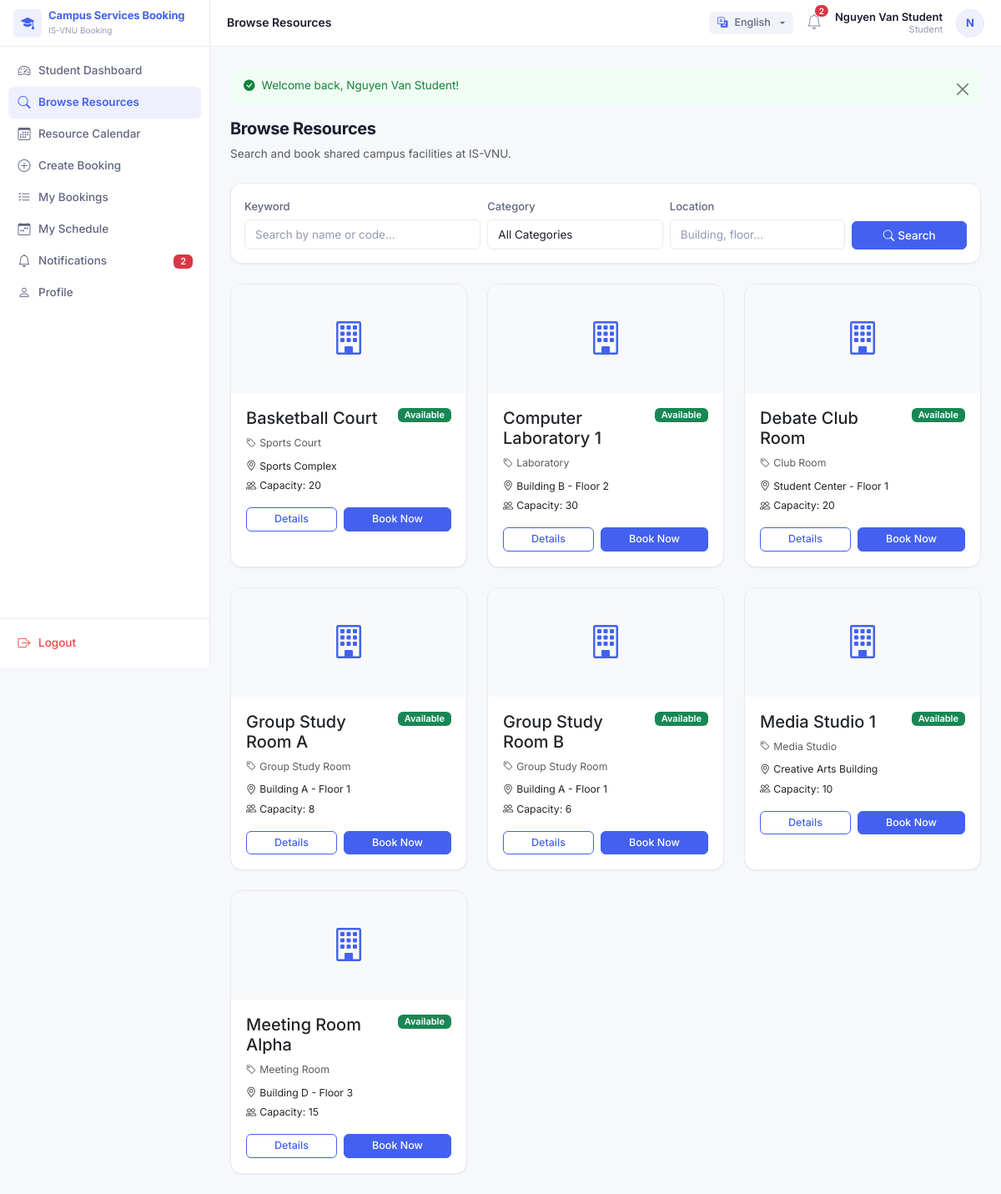
Page /index.php?page=resources&action=browse (signed in) on the committed database.
### tables this page shows
CREATE TABLE resources (
  id INT UNSIGNED AUTO_INCREMENT PRIMARY KEY,
  category_id INT UNSIGNED NOT NULL,
  resource_code VARCHAR(50) NOT NULL UNIQUE,
  resource_name VARCHAR(150) NOT NULL,
  location VARCHAR(150) NOT NULL,
  capacity INT UNSIGNED DEFAULT 1,
  description TEXT,
  image VARCHAR(255) DEFAULT NULL,
  status ENUM('available','unavailable','maintenance','restricted') NOT NULL DEFAULT 'available',
  created_at TIMESTAMP DEFAULT CURRENT_TIMESTAMP,
  updated_at TIMESTAMP DEFAULT CURRENT_TIMESTAMP ON UPDATE CURRENT_TIMESTAMP,
  FOREIGN KEY (category_id) REFERENCES resource_categories(id) ON DELETE RESTRICT,
  INDEX idx_resources_category (category_id),
  INDEX idx_resources_status (status)
);

CREATE TABLE resource_categories (
  id INT UNSIGNED AUTO_INCREMENT PRIMARY KEY,
  category_name VARCHAR(100) NOT NULL UNIQUE,
  description TEXT,
  requires_approval TINYINT(1) NOT NULL DEFAULT 0,
  max_booking_hours_per_day DECIMAL(5,2) DEFAULT 4.00,
  max_booking_hours_per_week DECIMAL(5,2) DEFAULT 10.00,
  max_peak_slots_per_week INT UNSIGNED DEFAULT 2,
  cancellation_deadline_hours INT UNSIGNED DEFAULT 24,
  status ENUM('active','inactive') NOT NULL DEFAULT 'active',
  created_at TIMESTAMP DEFAULT CURRENT_TIMESTAMP,
  updated_at TIMESTAMP DEFAULT CURRENT_TIMESTAMP ON UPDATE CURRENT_TIMESTAMP
);

### app/core/Controller.php (called while the page is built, shortened)
<?php
class Controller
{
    protected function view(string $view, array $data = [], string $layout = 'main'): void
    {
        extract($data);
        $contentFile = VIEW_PATH . '/' . str_replace('.', '/', $view) . '.php';
        require $contentFile;
    }
    protected function get(): array
    {
        return $_GET;
    }
}

### app/controllers/ResourceController.php (called while the page is built, shortened)
<?php
class ResourceController extends Controller
{
    private ResourceRepository $resourceRepo;
    private ResourceCategoryRepository $categoryRepo;
    public function __construct()
    {
        $this->resourceRepo = new ResourceRepository();
        $this->categoryRepo = new ResourceCategoryRepository();
    }
    public function browse(): void
    {
        $filters = [
            'search' => trim((string) ($this->get()['search'] ?? '')),
            'category_id' => $this->get()['category_id'] ?? '',
            'location' => trim((string) ($this->get()['location'] ?? '')),
        ];
        $resources = $this->resourceRepo->findAvailable($filters);
        $this->view('resources/browse', [
            'title' => 'Browse Resources',
            'resources' => $resources,
            'filters' => $filters,
            'categories' => $this->categoryRepo->findAll(['status' => 'active']),
        ]);
    }
}

### public/index.php (called while the page is built, shortened)
<?php
require_once dirname(__DIR__) . '/app/config/config.php';
$action = trim((string) ($_GET['action'] ?? 'index'));
$methodName = $action;
$controller = new $controllerClass();
$controller->$methodName();

### app/config/config.php (called while the page is built, shortened)
<?php
spl_autoload_register(function (string $class): void {
    $paths = [
        APP_PATH . '/core/' . $class . '.php',
        APP_PATH . '/controllers/' . $class . '.php',
        APP_PATH . '/models/' . $class . '.php',
        APP_PATH . '/repositories/' . $class . '.php',
        APP_PATH . '/services/' . $class . '.php',
    ];
    foreach ($paths as $path) {
        if (file_exists($path)) {
            return;
        }
    }
});
require_once APP_PATH . '/helpers/functions.php';
try {
    $tz = setting('default_timezone', 'Asia/Ho_Chi_Minh');
} catch (Throwable $e) {
    date_default_timezone_set('Asia/Ho_Chi_Minh');
}

### app/core/Database.php (called while the page is built, shortened)
<?php
class Database
{
    private static ?Database $instance = null;
    private PDO $connection;
    private function __construct()
    {
        $dsn = sprintf('mysql:host=%s;dbname=%s;charset=%s', DB_HOST, DB_NAME, DB_CHARSET);
        $options = [
            PDO::ATTR_ERRMODE => PDO::ERRMODE_EXCEPTION,
            PDO::ATTR_DEFAULT_FETCH_MODE => PDO::FETCH_ASSOC,
            PDO::ATTR_EMULATE_PREPARES => false,
        ];
        $this->connection = new PDO($dsn, DB_USER, DB_PASS, $options);
    }
    public static function getInstance(): self
    {
        if (self::$instance === null) {
            self::$instance = new self();
        }
        return self::$instance;
    }
    public function getConnection(): PDO
    {
        return $this->connection;
    }
}

### app/repositories/ResourceRepository.php (called while the page is built, shortened)
<?php
class ResourceRepository
{
    private PDO $db;
    public function __construct()
    {
        $this->db = Database::getInstance()->getConnection();
    }
    public function findAvailable(array $filters = []): array
    {
        $sql = 'SELECT r.*, rc.category_name
                FROM resources r
                JOIN resource_categories rc ON rc.id = r.category_id
                WHERE r.status = "available" AND rc.status = "active"';
        $params = [];
        $sql .= ' ORDER BY r.resource_name ASC';
        $stmt = $this->db->prepare($sql);
        $stmt->execute($params);
        return $stmt->fetchAll();
    }
}

### app/lang/en.php (called while the page is built, shortened)
<?php
return [];

### app/views/resources/browse.php (the view, shortened to what this page needs)
<div class="page-header mb-4">
  <h1 class="h3 fw-bold">Browse Resources</h1>
  <p class="text-muted mb-0">Search and book shared campus facilities at IS-VNU.</p>
</div>
<form class="card p-3 mb-4" method="GET">
  <div class="row g-2 align-items-end">
    <div class="col-md-4"><label class="form-label small">Keyword</label><input name="search" class="form-control" placeholder="Search by name or code..." value="<?= e($filters['search'] ?? '') ?>"></div>
    <div class="col-md-3"><label class="form-label small">Category</label><select name="category_id" class="form-select"><option value="">All Categories</option></select></div>
    <div class="col-md-3"><label class="form-label small">Location</label><input name="location" class="form-control" placeholder="Building, floor..." value="<?= e($filters['location'] ?? '') ?>"></div>
    <div class="col-md-2"><button class="btn btn-primary w-100"><i class="bi bi-search me-1"></i>Search</button></div>
  </div>
</form>
<div class="row g-4">
  <?php foreach ($resources as $r): ?>
  <div class="col-md-6 col-lg-4">
    <div class="card resource-card h-100 shadow-sm">
      <div class="card-img-top resource-card-img d-flex align-items-center justify-content-center bg-light"><i class="bi bi-building text-primary" style="font-size:2.5rem"></i></div>
      <div class="card-body">
        <div class="d-flex justify-content-between align-items-start gap-2 mb-2">
          <h5 class="card-title mb-0"><?= e($r['resource_name']) ?></h5>
          <?= status_badge($r['status'], 'resource') ?>
        </div>
        <p class="text-muted small mb-2"><i class="bi bi-tag me-1"></i><?= e($r['category_name'] ?? '') ?></p>
        <p class="small mb-1"><i class="bi bi-geo-alt me-1"></i><?= e($r['location']) ?></p>
        <p class="small mb-3"><i class="bi bi-people me-1"></i>Capacity: <?= (int) $r['capacity'] ?></p>
        <div class="d-flex gap-2">
          <a href="<?= route_url('resources', 'show', ['id' => $r['id']]) ?>" class="btn btn-sm btn-outline-primary flex-fill">Details</a>
          <a href="<?= route_url('bookings', 'create', ['resource_id' => $r['id']]) ?>" class="btn btn-sm btn-primary flex-fill">Book Now</a>
        </div>
      </div>
    </div>
  </div>
  <?php endforeach; ?>
</div>

### app/helpers/functions.php (shortened to what this page needs)
<?php
function url(string $path = ''): string
{
    $path = ltrim($path, '/');
    return APP_URL . ($path ? '/' . $path : '');
}
function e(?string $value): string
{
    return htmlspecialchars($value ?? '', ENT_QUOTES, 'UTF-8');
}
function status_badge(string $status, string $type = 'booking'): string
{
    $classes = [
        'booking' => [
            'pending' => 'bg-warning text-dark',
            'approved' => 'bg-success',
            'rejected' => 'bg-danger',
            'cancelled' => 'bg-secondary',
            'completed' => 'bg-primary',
            'expired' => 'bg-dark',
            'checked_in' => 'bg-info text-white',
            'no_show' => 'bg-danger text-white',
        ],
        'resource' => [
            'available' => 'bg-success',
            'unavailable' => 'bg-secondary',
            'maintenance' => 'bg-warning text-dark',
            'restricted' => 'bg-danger',
        ],
    ];
    $map = $classes[$type] ?? $classes['booking'];
    $class = $map[$status] ?? 'bg-secondary';
    $label = ucwords(str_replace('_', ' ', $status));
    return '<span class="badge ' . $class . '">' . e(__($label)) . '</span>';
}
function route_url(string $page, string $action = 'index', array $params = []): string
{
    $query = ['page' => $page];
    if ($action !== 'index') {
        $query['action'] = $action;
    }
    foreach ($params as $k => $v) {
        if ($v !== '' && $v !== null) {
            $query[$k] = $v;
        }
    }
    return url('index.php?' . http_build_query($query));
}
function setting(string $key, $default = null, bool $refresh = false)
{
    static $settings = null;
    if ($settings === null || $refresh) {
        $settings = [];
        try {
            $db = Database::getInstance()->getConnection();
            $stmt = $db->query('SELECT setting_key, setting_value FROM settings');
            while ($row = $stmt->fetch()) {
                $settings[$row['setting_key']] = $row['setting_value'];
            }
        } catch (Throwable $e) {
        }
    }
    return $settings[$key] ?? $default;
}
function __(string $key): string
{
    static $dictionary = null;
    $lang = $_SESSION['lang'] ?? null;
    if ($lang === null) {
        $lang = setting('language_default', 'en');
    }
    if ($dictionary === null || $dictionary['lang'] !== $lang) {
        $file = APP_PATH . "/lang/{$lang}.php";
        if (file_exists($file)) {
            $dictionary = [
                'lang' => $lang,
                'data' => include $file
            ];
        } else {
            $dictionary = [
                'lang' => $lang,
                'data' => []
            ];
        }
    }
    return $dictionary['data'][$key] ?? $key;
}

### rows in the picture
resources: resource_name "Basketball Court", status "Available", category.category_name "Sports Court", location "Sports Complex", capacity "20"
resources: resource_name "Computer Laboratory 1", status "Available", category.category_name "Laboratory", location "Building B - Floor 2", capacity "30"
resources: resource_name "Debate Club Room", status "Available", category.category_name "Club Room", location "Student Center - Floor 1", capacity "20"
resources: resource_name "Group Study Room A", status "Available", category.category_name "Group Study Room", location "Building A - Floor 1", capacity "8"
resources: resource_name "Group Study Room B", status "Available", category.category_name "Group Study Room", location "Building A - Floor 1", capacity "6"
resources: resource_name "Media Studio 1", status "Available", category.category_name "Media Studio", location "Creative Arts Building", capacity "10"
resources: resource_name "Meeting Room Alpha", status "Available", category.category_name "Meeting Room", location "Building D - Floor 3", capacity "15"

### other values in the picture
$displayName "Campus Services Booking"
__($item['label']) "Student Dashboard"
__($item['label']) "Browse Resources"
__($item['label']) "Resource Calendar"
__($item['label']) "Create Booking"
__($item['label']) "My Bookings"
__($item['label']) "My Schedule"
__($item['label']) "Notifications"
$unreadNotifications "2"
__($item['label']) "Profile"
__('Logout') "Logout"
__($title ?? '') "Browse Resources"
$user['full_name'] "Nguyen Van Student"
__($role) "Student"
substr($user['full_name'] ?? 'U', 0, 1) "N"
